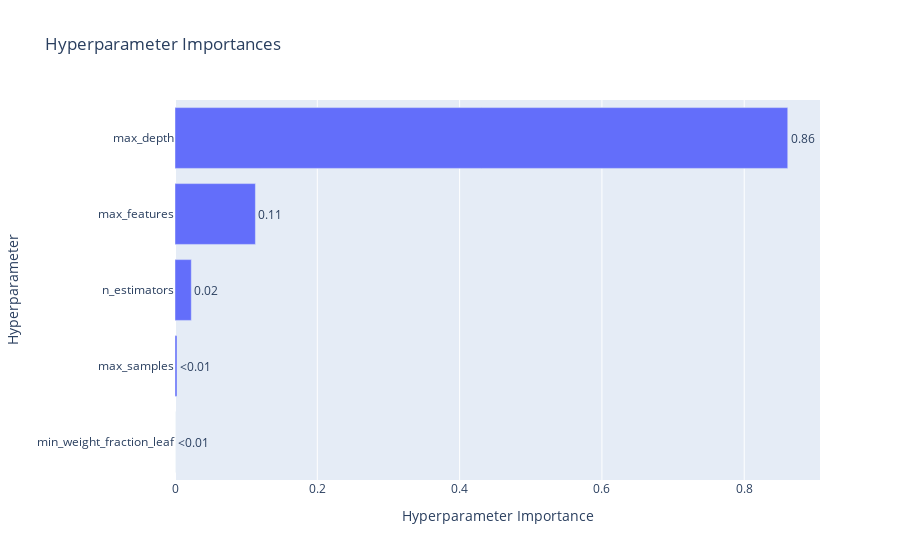

The code cell stored with this chart in its notebook:
### Code cell
# 하이퍼파라미터별 중요도를 확인할 수 있는 그래프
optuna.visualization.plot_param_importances(study_rf)

### Figure 1 — Plotly figure (JSON) as saved in the notebook; plotly's stock layout.template omitted (floating-point values rounded to 4 significant figures)
{"data": [{"cliponaxis": false, "hovertemplate": ["min_weight_fraction_leaf (IntDistribution): 0.0<extra></extra>", "max_samples (FloatDistribution): 0.0028553533290054368<extra></extra>", "n_estimators (IntDistribution): 0.022924591044719424<extra></extra>", "max_features (FloatDistribution): 0.11303026008960103<extra></extra>", "max_depth (IntDistribution): 0.8611897955366741<extra></extra>"], "name": "Objective Value", "orientation": "h", "text": ["<0.01", "<0.01", "0.02", "0.11", "0.86"], "textposition": "outside", "type": "bar", "x": [0, 0.002855, 0.02292, 0.113, 0.8612], "y": ["min_weight_fraction_leaf", "max_samples", "n_estimators", "max_features", "max_depth"]}], "layout": {"title": {"text": "Hyperparameter Importances"}, "xaxis": {"title": {"text": "Hyperparameter Importance"}}, "yaxis": {"title": {"text": "Hyperparameter"}}}}
